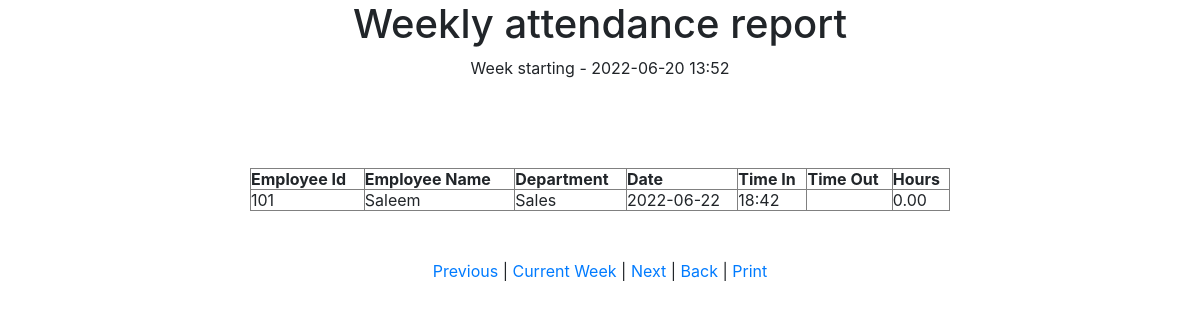
The app's page /hrms/weekly with its own data.
### hrms/models.py (models this page shows, shortened)
class Attendance(models.Model):
    employee = models.ForeignKey(Employee, on_delete=models.SET_NULL, null=True)
    date = models.DateTimeField(max_length=20)
    time_in = models.DateTimeField(max_length=20)
    time_out = models.DateTimeField(max_length=20, null=True)
    hours = models.FloatField(default=0, null=True)

class Employee(models.Model):
    emp_id = models.CharField(max_length=20, primary_key=True)
    emp_name = models.CharField(max_length=20)
    department = models.ForeignKey(Department, on_delete=models.SET_NULL, null=True)
    address = models.CharField(max_length=50, null=True)
    email = models.EmailField(null=True)
    gender = models.CharField(max_length=1, choices=(('M', 'Male'), ('F', 'Female')), null=True, default='M')
    joining = models.DateField(null=True)

class Department(models.Model):
    dept_id = models.CharField(max_length=20, primary_key=True)
    dept_name = models.CharField(max_length=20)

### hrms/views.py (the view)
# urls.py: path('weekly', weekly_current, name='weekly_current'),
def weekly_current(request):
	return weekly(request,0,None)

### hrms/views.py (called while the page is built, shortened)
def weekly(request,todo,dt):
	start, end = 0, 0
	if(todo==0):
		start, end = get_week_range(datetime.today())
	try:
		a = Attendance.objects.filter(date__gte=start, date__lte=end).all()
		start = start.strftime("%Y-%m-%d %H:%M")
		return render(request, 'weekly.html', {'message':message, 'attendance': a, 'dt': start})
	except Attendance.DoesNotExist:
		return HttpResponse("No attendance for current week")

def get_week_range(dt):
	start = dt - timedelta(days=dt.weekday())
	end = start + timedelta(days=6)
	return (start,end)

### hrms/templates/weekly.html (shortened to what this page needs)
<html>
<head>
    <h1 align="center" >Weekly attendance report</h1>
    <p align="center">Week starting - {{dt}}</p>
    {% load static %}
    <link rel="stylesheet" href="{%static 'css/bootstrap.min.css' %}">
</head>
<body>
    <center>
    <br><br><br>
        <table style="width:700px" border="1" cellspacing="0" cellpadding="0">
            <tr>
                <th>Employee Id</th>
                <th>Employee Name</th>
                <th>Department</th>
                <th>Date</th>
                <th>Time In</th>
                <th>Time Out</th>
                <th>Hours</th>
            </tr>
            {% for a in attendance %}
            <tr>
                <td>
                    {{a.employee.emp_id}}
                </td>
                <td>
                    {{a.employee.emp_name}}
                </td>
                <td>
                    {{a.employee.department.dept_name}}
                </td>
                <td>
                    {{a.date | date:'Y-m-d'}}
                </td>
                <td>
                    {{a.time_in | date:'H:i'}}
                </td>
                <td>
                </td>
                <td>
                    {{a.hours |floatformat:2 }}
                </td>
            </tr>
            {% endfor %}
        </table>
    </center>
    <br><br>
    <center>
    <a href="/hrms/weekly/2/{{dt}}">Previous</a> |
    <a href="/hrms/weekly">Current Week</a> |
    <a href="/hrms/weekly/1/{{dt}}">Next</a> |
    <a href="/hrms/manage">Back</a> |
    <a href="javascript:window.print()">Print</a>
    </center>
</body>
</html>

### records on screen
Attendance: employee.emp_id "101", employee.emp_name "Saleem", employee.department.dept_name "Sales", date "2022-06-22", time_in "18:42", hours "0.00"

### other values on screen
{{ dt }} "2022-06-20 13:52"
